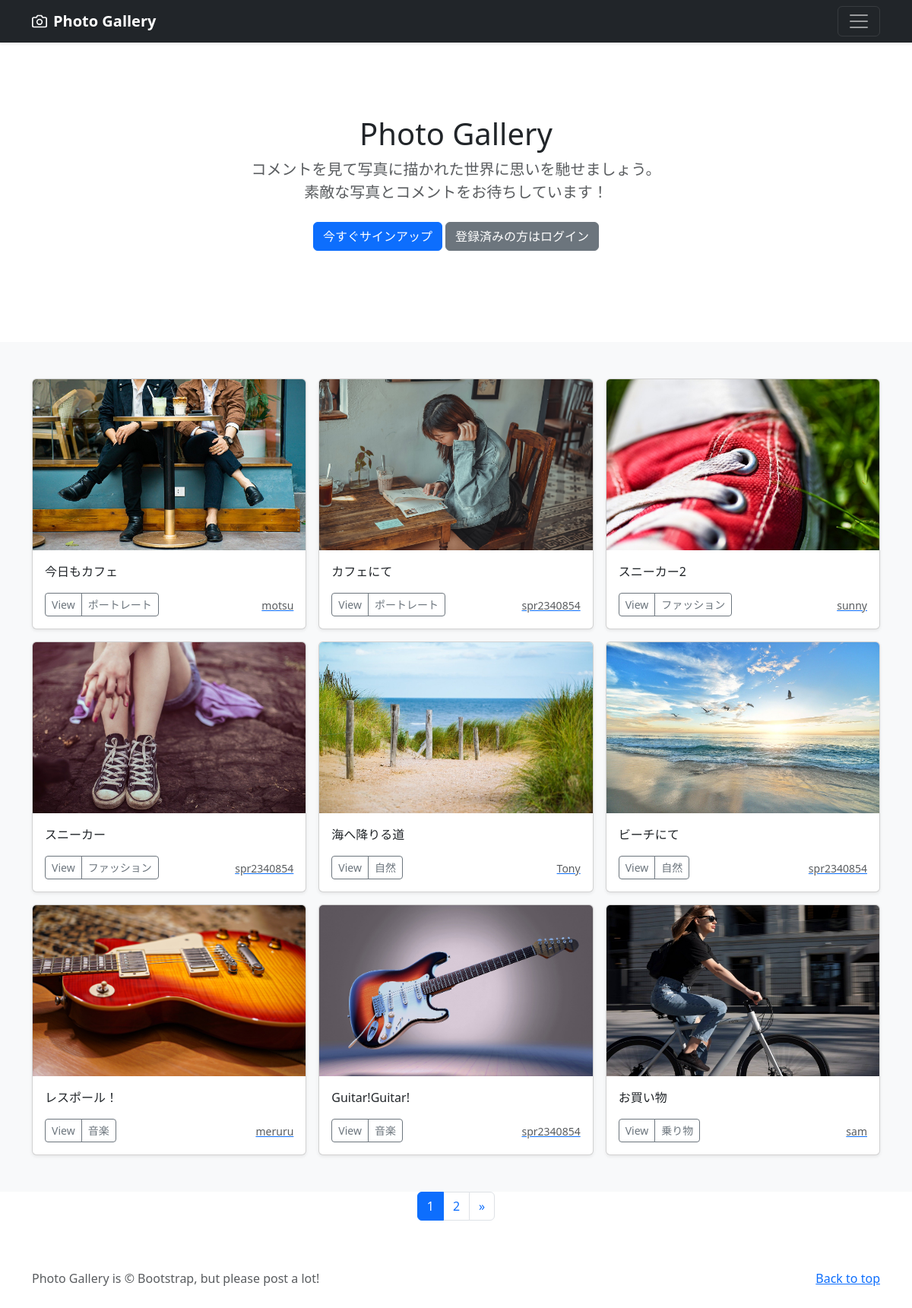
The page / on the database its author committed.
### photo/models.py (models this page shows, shortened)
class PhotoPost(models.Model):
    user = models.ForeignKey(
        CustomUser,
        verbose_name = 'ユーザー',
        on_delete = models.CASCADE
    )
    category = models.ForeignKey(
        Category,
        verbose_name = 'カテゴリ',
        on_delete = models.PROTECT
    )
    title = models.CharField(
        verbose_name = 'タイトル',  # フィールドのタイトル
        max_length = 200            # 最大文字数は200
    )
    comment = models.TextField(
        verbose_name = 'コメント',  # フィールドのタイトル
    )
    image1 = models.ImageField(
        verbose_name = 'イメージ1', # フィールドのタイトル
        upload_to = 'photos'        # MEDIA_ROOT以下のphotosにファイルを保存
    )
    image2 = models.ImageField(
        verbose_name = 'イメージ2', # フィールドのタイトル
        upload_to = 'photos',       # MEDIA_ROOT以下のphotosにファイルを保存
        blank = True,               # フィールド値の設定は必須ではない
        null = True                 # データベースにnullが保存されることを許容
    )
    posted_at = models.DateTimeField(
        verbose_name = '投稿日時',  # フィールドのタイトル
        auto_now_add = True         # 日時を自動追加
    )

class Category(models.Model):
    title = models.CharField(
        verbose_name = 'カテゴリ',  # フィールドのタイトル
        max_length = 20
    )

### accounts/models.py (models this page shows)
class CustomUser(AbstractUser):
    pass

### photo/views.py (the view)
# urls.py: path('', views.IndexView.as_view(), name='index'),
class IndexView(ListView):
    template_name = 'index.html'
    queryset = PhotoPost.objects.order_by('-posted_at')
    paginate_by = 9

### photo/templates/index.html (shortened to what this page needs)
{% extends 'base.html' %}
{% block contents %}
{% include "photos_title.html" %}
{% include "photos_list.html" %}
{% include "pagination.html" %}
{% endblock %}

### photo/templates/photos_list.html (shortened to what this page needs)
<div class="album py-5 bg-light">
    <div class="container">
        <div class="row row-cols-1 row-cols-sm-2 row-cols-md-3 g-3">
            {% for record in object_list %}
            <div class="col">
                <div class="card shadow-sm">
                    <img src="{{ record.image1.url }}" class="bd-placeholder-img card-img-top" width="100%" height="225" xmlns="http://www.w3.org/2000/svg" role="img" aria-label="Placeholder: Thumbnail" preserveAspectRatio="xMidYMid slice" focusable="false">
                        <rect width="100%" height="100%" fill="#55595c"/>
                    <div class="card-body">
                        <p class="card-text">
                            {{ record.title }}
                        </p>
                        <div class="d-flex justify-content-between align-items-center">
                            <div class="btn-group">
                                <button type="button" class="btn btn-sm btn-outline-secondary" onclick="location.href='{% url 'photo:photo_detail' record.pk %}'">View</button>
                                <button type="button" class="btn btn-sm btn-outline-secondary" onclick="location.href='{% url 'photo:photos_cat' category=record.category.id %}'">{{ record.category.title }}</button>
                            </div>
                            <a href="{% url 'photo:user_list' user=record.user.id %}">
                                <small class="text-muted">{{ record.user.username }}</small>
                            </a>
                        </div>
                    </div>
                </div>
            </div>
            {% endfor %}
        </div>
    </div>
</div>

### photo/templates/base.html (style rules this page uses)
.bd-placeholder-img { font-size: 1.125rem; text-anchor: middle; -webkit-user-select: none; -moz-user-select: none; user-select: none; }

### rows shown on the page
PhotoPost: image1 (picture), title "今日もカフェ", category "ポートレート", user.username "motsu"
PhotoPost: image1 (picture), title "カフェにて", category "ポートレート", user.username "spr2340854"
PhotoPost: image1 (picture), title "スニーカー2", category "ファッション", user.username "sunny"
PhotoPost: image1 (picture), title "スニーカー", category "ファッション", user.username "spr2340854"
PhotoPost: image1 (picture), title "海へ降りる道", category "自然", user.username "Tony"
PhotoPost: image1 (picture), title "ビーチにて", category "自然", user.username "spr2340854"
PhotoPost: image1 (picture), title "レスポール！", category "音楽", user.username "meruru"
PhotoPost: image1 (picture), title "Guitar!Guitar!", category "音楽", user.username "spr2340854"
PhotoPost: image1 (picture), title "お買い物", category "乗り物", user.username "sam"

### other values the page prints
{{ num }} "1"
{{ num }} "2"
